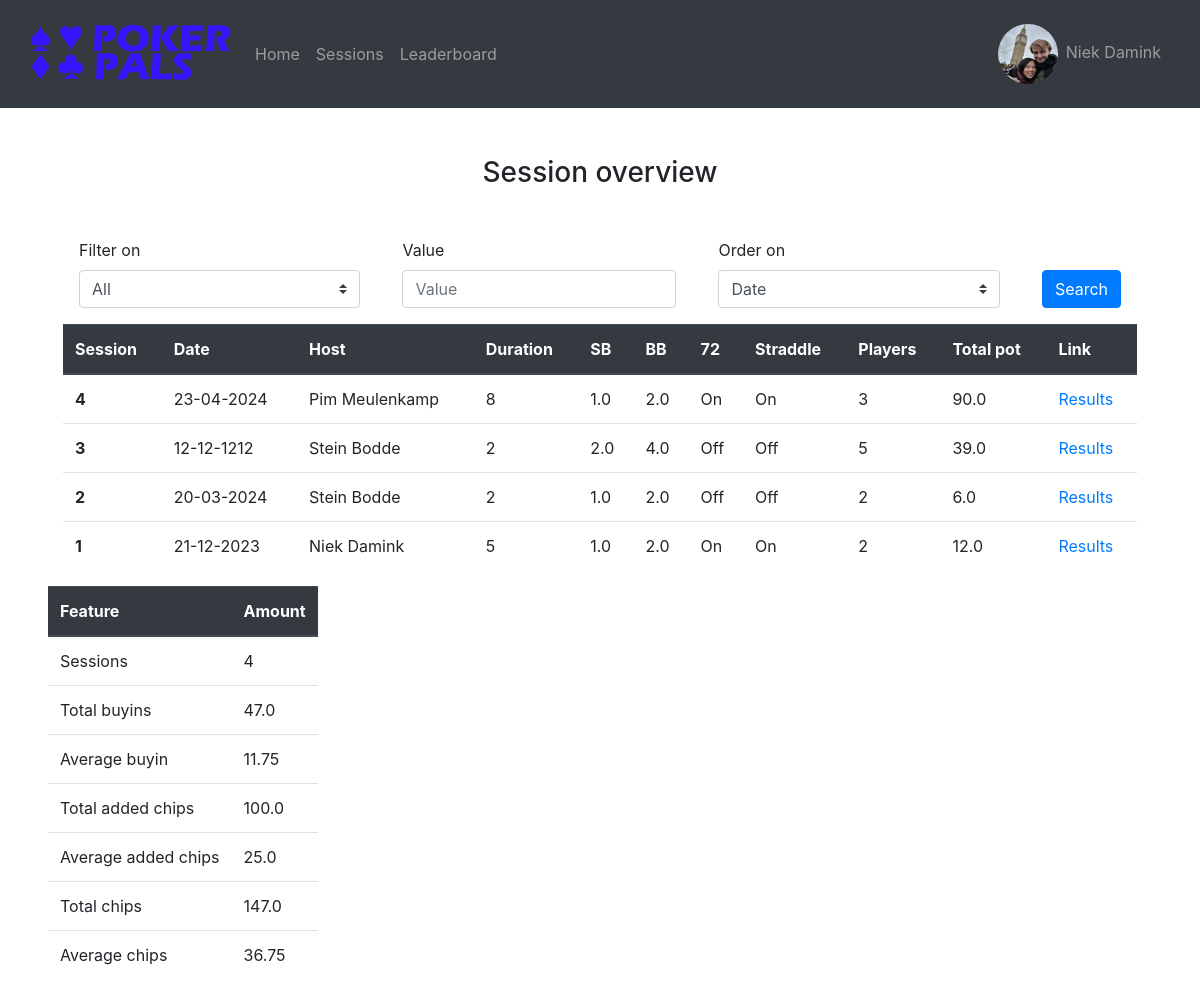
Page /sessions (signed in) on the committed database.
### website/models.py (models this page shows)
class User(db.Model, UserMixin):
    id = db.Column(db.Integer, primary_key=True)
    name = db.Column(db.String(150), unique=True)
    password = db.Column(db.String(150))
    imgURL = db.Column(db.String(10000))

class Session(db.Model):
    session_ID = db.Column(db.Integer, primary_key=True)
    host = db.Column(db.String(100))
    date = db.Column(db.String(100))
    duration = db.Column(db.Integer)
    straddle = db.Column(db.Boolean)
    seven_deuce = db.Column(db.Boolean)
    small_blind = db.Column(db.Float)
    big_blind = db.Column(db.Float)

### website/views.py (the view)
@views.route('/sessions', methods=['GET', 'POST'])
@login_required
def sessions():
    if request.method == "POST":
        filterOn = request.form.get("filter")
        filterValue = request.form.get("inputValue")
        orderOn = request.form.get("order")
    else:
        filterOn = "0"
        filterValue = None
        orderOn = "0"
    return render_template("sessions.html", user = current_user, session_list = getSessionsWithPeopleAndPot(filterOn, filterValue, orderOn), total_statistics = getTotalStatistics(filterOn, filterValue))

### website/__init__.py (called while the page is built)
def create_app():
    app = Flask(__name__)
    app.config['SECRET_KEY'] = 'ksjdksajdk17HSSH2ssj88ss'
    app.config['SQLALCHEMY_DATABASE_URI'] = f'sqlite:///{DB_NAME}'
    db.init_app(app)
    from .views import views
    from .auth import auth
    from .admin import admin
    app.register_blueprint(views, url_prefix='/')
    app.register_blueprint(auth, url_prefix='/')
    app.register_blueprint(admin, url_prefix='/admin')
    from .models import User, Post
    create_database(app)
    login_manager = LoginManager()
    login_manager.login_view = 'auth.login'
    login_manager.init_app(app)
    @login_manager.user_loader
    def load_user(id):
        return User.query.get(int(id))
    return app

### website/templates/sessions.html (shortened to what this page needs)
{% extends "base.html" %} {% block title %}Sessions{% endblock %} {% block content %}
<div class="fluid-container p-5">
    <h3 align="center">Session overview</h3><br>
    <form method="POST">
        <div class="form-row align-items-center">
            <div class="col m-3">
                <label class="mr-sm-2" for="filter">Filter on</label>
                <select onchange="saveChoice(this, 'active1');" class="custom-select mr-sm-2" name="filter" id="filter">
                    <option id="f0" selected value="0">All</option>
                </select>
            </div>
            <div class="col-auto m-3">
                <label class="mr-sm-2" for="input Value">Value</label>
                <input type="text" onkeyup="saveValue(this)" class="form-control" name="inputValue" id="inputValue" placeholder="Value">
                </div>
            <div class="col m-3">
                <label class="mr-sm-2" for="order">Order on</label>
                <select onchange="saveChoice(this, 'active2');" class="custom-select mr-sm-2" name="order" id="order">
                    <option selected value="0">Date</option>
                </select>
            </div>
        <div class="col-auto m-3 mt-5">
            <button type="submit" class="btn btn-primary">Search</button>
        </div>
    </div>
    </form>
    <div class="row">
        <div class="col">
            <table class="table">
                <thead class="thead-dark">
                    <tr>
                        <th scope="col">Session</th>
                        <th scope="col">Date</th>
                        <th scope="col">Host</th>
                        <th scope="col">Duration</th>
                        <th scope="col">SB</th>
                        <th scope="col">BB</th>
                        <th scope="col">72</th>
                        <th scope="col">Straddle</th>
                        <th scope="col">Players</th>
                        <th scope="col">Total pot</th>
                        <th scope="col">Link</th>
                    </tr>
                </thead>
                <tbody>
                    {% for session in session_list%}
                    <tr>
                        <th scope="row">{{session.session_ID}}</th>
                        <td>{{session.date}}</td>
                        <td>{{session.host}}</td>
                        <td>{{session.duration}}</td>
                        <td>{{session.small_blind}}</td>
                        <td>{{session.big_blind}}</td>
                        {%if session.seven_deuce%}
                        <td>On</td>
                        {%else%}
                        <td>Off</td>
                        {%endif%}
                        {%if session.straddle%}
                        <td>On</td>
                        {%else%}
                        <td>Off</td>
                        {%endif%}
                        <td>{{session.players}}</td>
                        <td>{{session.pot}}</td>
                        <td><a href="/sessions/{{session.session_ID}}">Results</a></td>
                    </tr>
                    {%endfor%}
                </tbody>
            </table>
        </div>
        <div class="column-2">
            <table class="table">
                <thead class="thead-dark">
                    <tr>
                        <th scope="col">Feature</th>
                        <th scope="col">Amount</th>
                    </tr>
                    {%for feature, amount in total_statistics.items()%}
                    <tr>
                        <td>{{feature}}</td>
                        <td>{{amount}}</td>
                    </tr>
                    {%endfor%}
                </thead>
        </div>
    </div>
</div>
{% endblock %}

### website/templates/base.html (shortened to what this page needs)
<!DOCTYPE html>
<html>
  <head>
    <link
      rel="stylesheet"
      href="https://stackpath.bootstrapcdn.com/bootstrap/4.4.1/css/bootstrap.min.css"
    />
    <link
      rel="stylesheet"
      href="https://stackpath.bootstrapcdn.com/font-awesome/4.7.0/css/font-awesome.min.css"
    />
  </head>
  <body>
    {% if user.is_authenticated %}
    <nav class="navbar navbar-expand-lg navbar-dark bg-dark">
        <div class="container-fluid">
          <a class="navbar-brand">
            <img src="{{url_for('static', filename='pictures/logo.png')}}" width="200px">
          </a>
          <div class="collapse navbar-collapse" id="navbarText">
            <ul class="navbar-nav me-auto mb-2 mb-lg-0">
              <li class="nav-item">
                <a class="nav-link" href="/">Home</a>
              </li>
              <li class="nav-item">
                <a class="nav-link" href="/sessions">Sessions</a>
              </li>
              <li class="nav-item">
                <a class="nav-link" href="/leaderboard">Leaderboard</a>
              </li>
            </ul>
            <ul class="navbar-nav ml-auto mb-2 mb-lg-0">
                <li class="nav-item">
                    <a class="nav-link" href="/account"><img class='rounded-circle m-2' src="{{url_for('static', filename=user.imgURL)}}" width="60px" height="60px" class="avatar">{{user.name}}</a>
                </li>
            </ul>
          </div>
        </div>
    </nav>
    {% endif %}
    <div class="container-fluid">
        {% block content%}
        {% endblock %}
    </div>
  </body>
</html>

### rows in the picture
User: imgURL (picture), name "Niek Damink"

### other values in the picture
{{ session.session_ID }} "4"
{{ session.date }} "23-04-2024"
{{ session.host }} "Pim Meulenkamp"
{{ session.duration }} "8"
{{ session.small_blind }} "1.0"
{{ session.big_blind }} "2.0"
{{ session.players }} "3"
{{ session.pot }} "90.0"
{{ session.session_ID }} "3"
{{ session.date }} "12-12-1212"
{{ session.host }} "Stein Bodde"
{{ session.duration }} "2"
{{ session.small_blind }} "2.0"
{{ session.big_blind }} "4.0"
{{ session.players }} "5"
